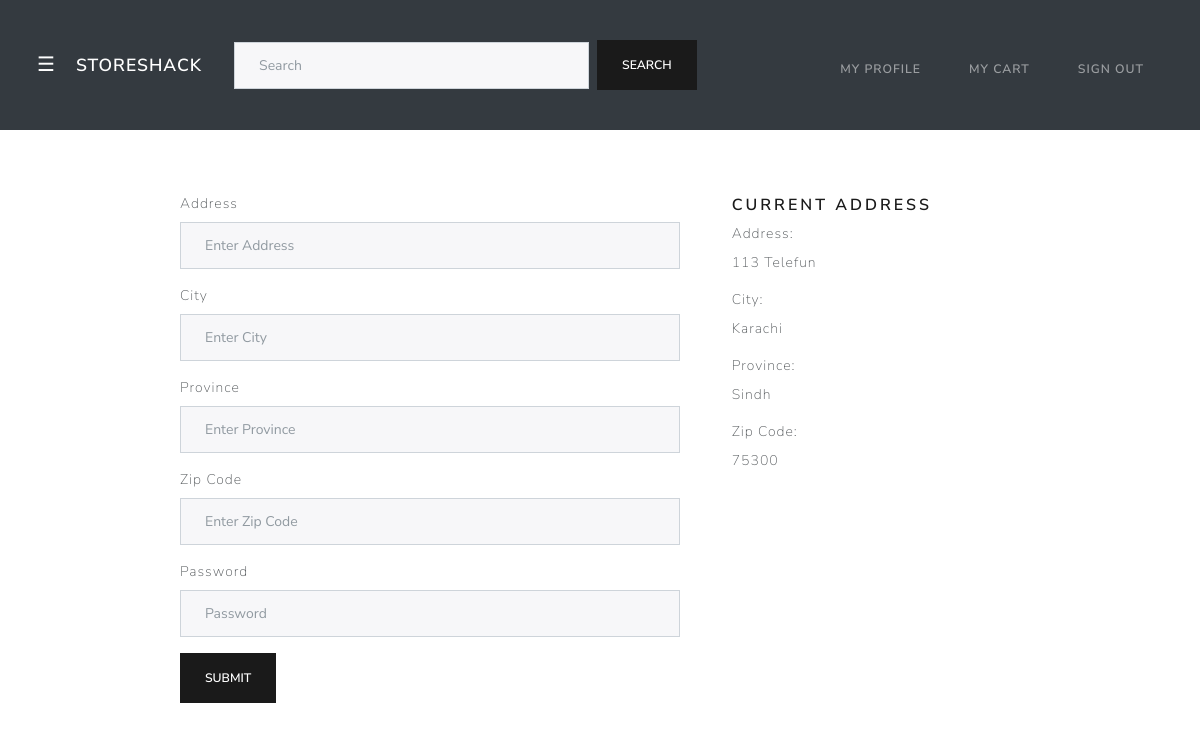
The app's page /address (signed in) with its own data.
### tables this page shows
CREATE TABLE 'checkout' ('user_id' integer NOT NULL, 'full_name' text NOT NULL, 'email' text NOT NULL,'phone_number' integer NOT NULL,'address' text NOT NULL, 'province' text,'zip_code' integer, 'payment_method' text NOT NULL, 'city' text);

### application.py (the view)
@app.route("/address", methods=["GET", "POST"])
@login_required
def address():
    rows = db.execute("SELECT * FROM checkout WHERE user_id = :user_id", user_id = session["user_id"])
    lines = db.execute("SELECT * FROM users WHERE user_id = :user_id", user_id = session["user_id"])
    if request.method == "POST" and "address" in request.form:
        if not request.form.get("address"):
            return apology("must provide your address", 403)
        if not request.form.get("city"):
            return apology("must provide your city", 403)
        if not request.form.get("password"):
            return apology("must provide your password", 403)
        address = request.form.get("address")
        city = request.form.get("city")
        province = request.form.get("province")
        zip_code = request.form.get("zip_code")
        password = request.form.get("password")
        if not check_password_hash(lines[0]["password"], password):
            return apology("invalid password", 403)
        db.execute("UPDATE checkout SET address = :address, city = :city, province = :province, zip_code = :zip_code WHERE user_id = :user_id",
                   address = address, province = province, city = city, zip_code = zip_code, user_id = session["user_id"])
        return redirect("/my_profile")
    else:
        return render_template("address.html", rows = rows)

### application.py (called while the page is built)
@app.after_request
def after_request(response):
    response.headers["Cache-Control"] = "no-cache, no-store, must-revalidate"
    response.headers["Expires"] = 0
    response.headers["Pragma"] = "no-cache"
    return response

### helpers.py (called while the page is built)
def login_required(f):
    @wraps(f)
    def decorated_function(*args, **kwargs):
        if session.get("user_id") is None:
            return redirect("/login")
        return f(*args, **kwargs)
    return decorated_function

### templates/address.html (shortened to what this page needs)
{% extends "layout.html" %}
{% block main %}
<br>
<br>
<div id="pi">
<br>
<h5>Current Address</h5>
{% for row in rows %}
<label>Address:</label>
<p>{{row.address}}</p>
<label>City:</label>
<p>{{row.city}}</p>
<label>Province:</label>
<p>{{row.province}}</p>
<label>Zip Code:</label>
<p>{{row.zip_code}}</p>
{% endfor %}
</div>
<br>
<form method="POST" id="personal_form">
  <fieldset>
    <div class="form-group">
      <label for="exampleInputEmail1">Address</label>
      <input type="address" class="form-control" id="exampleInputaddress" name="address" aria-describedby="addressHelp" placeholder="Enter Address">
    </div>
        <div class="form-group">
      <label for="exampleInputEmail1">City</label>
      <input type="address" class="form-control" id="exampleInputaddress" name="city" aria-describedby="addressHelp" placeholder="Enter City">
    </div>
        <div class="form-group">
      <label for="exampleInputEmail1">Province</label>
      <input type="address" class="form-control" id="exampleInputaddress" name="province" aria-describedby="addressHelp" placeholder="Enter Province">
    </div>
    <div class="form-group">
      <label for="exampleInputEmail1">Zip Code</label>
      <input type="address" class="form-control" id="exampleInputaddress" name="zip_code" aria-describedby="addressHelp" placeholder="Enter Zip Code">
    </div>
    <div class="form-group">
      <label for="exampleInputPassword1">Password</label>
      <input type="password" class="form-control" id="exampleInputPassword1" name="password" placeholder="Password">
    </div>
    <button type="submit" name="address"class="btn btn-primary">Submit</button>
  </fieldset>
</form>
{% endblock %}

### static/styles.css (style rules this page uses)
.btn-primary { float:center; }
#personal_form { width: 500px; }
#pi { margin-right: 200px; border: 3px solid white; float: right; }

### records on screen
checkout: address "113 Telefun", city "Karachi", province "Sindh", zip_code "75300"
